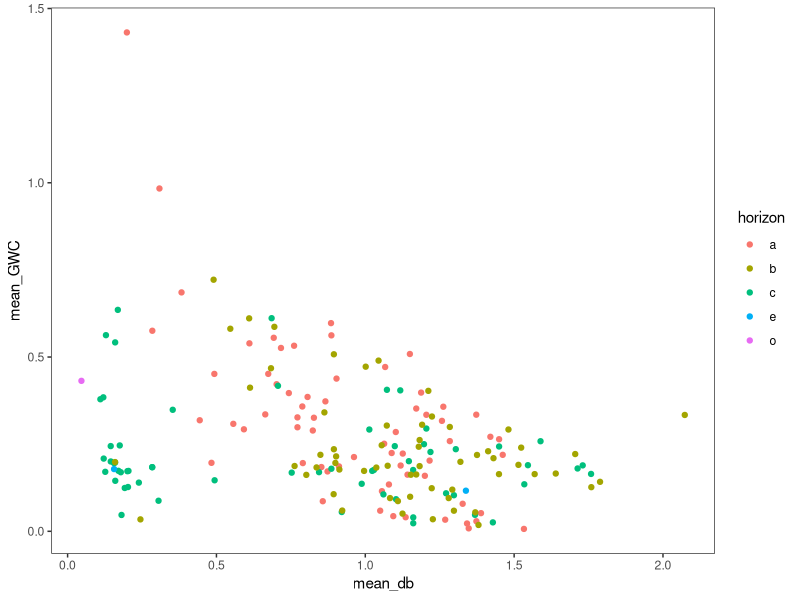
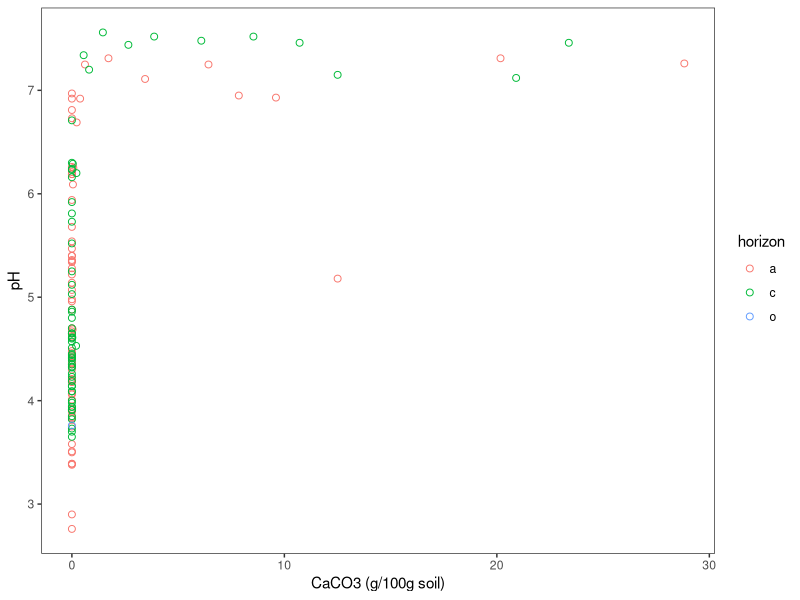
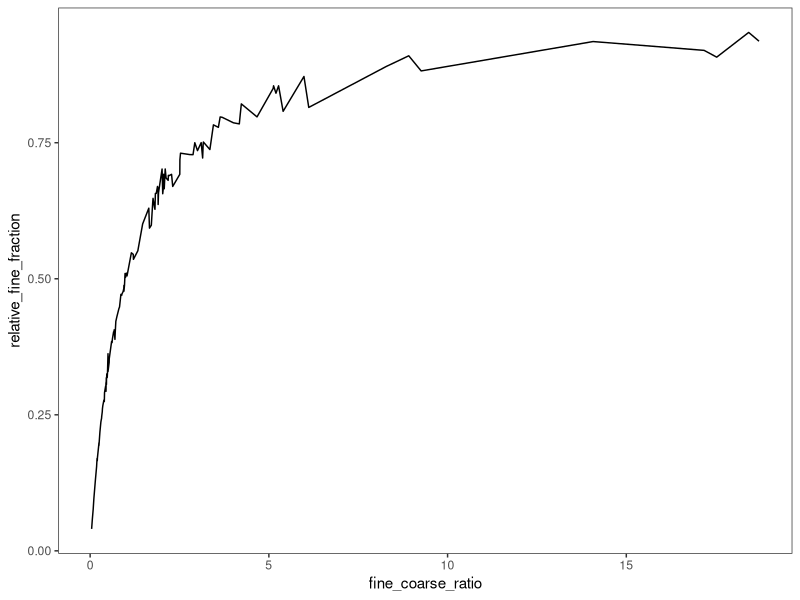
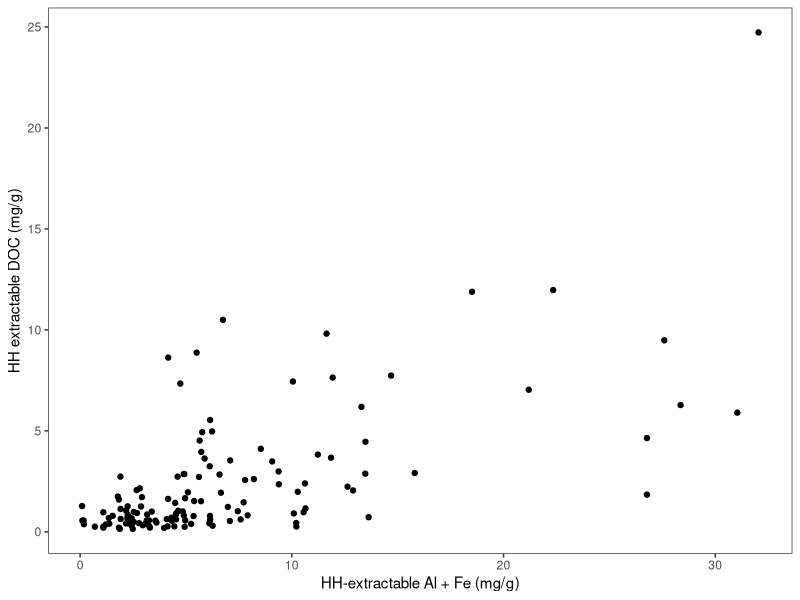
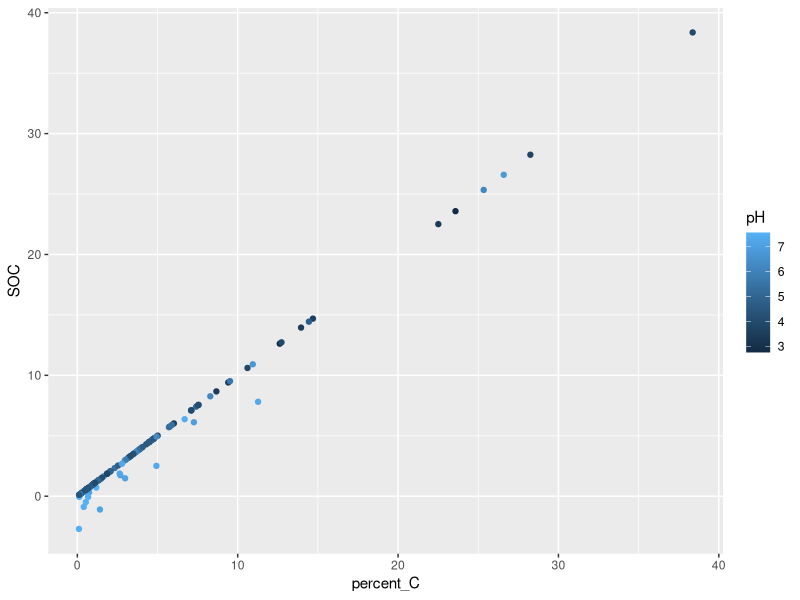
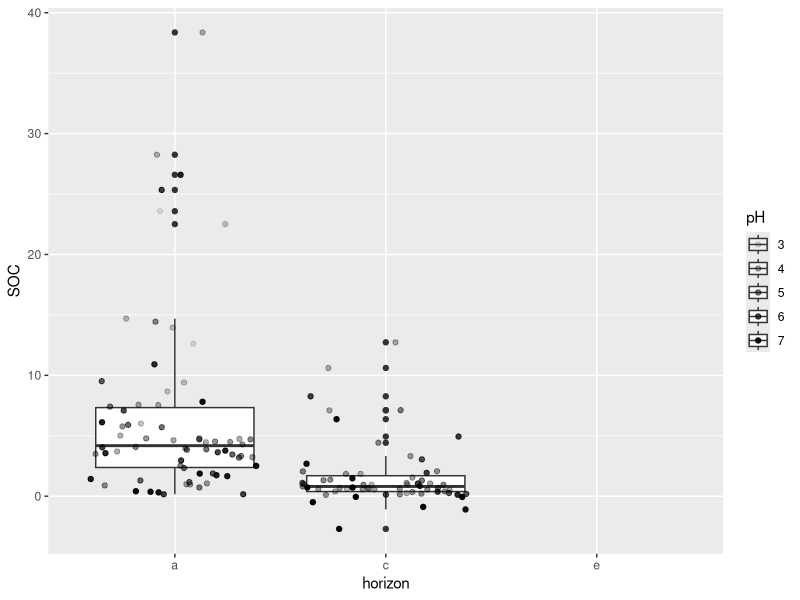
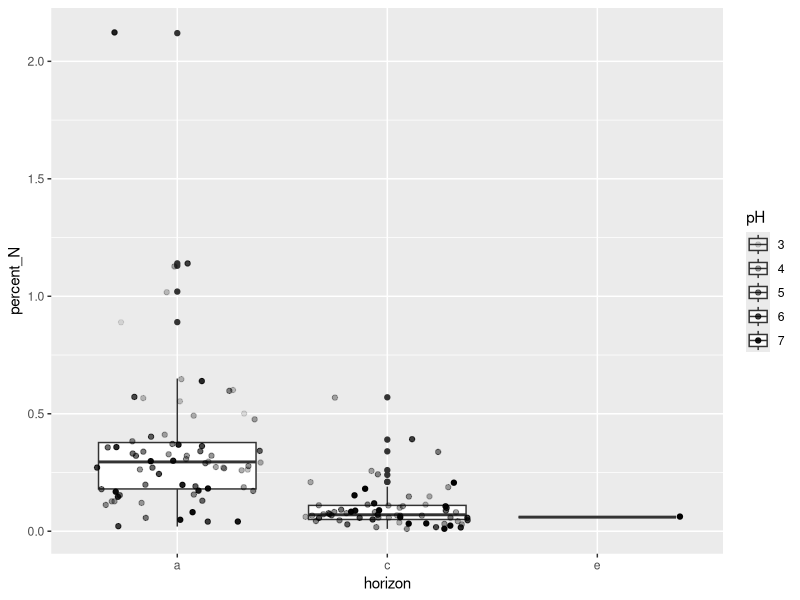
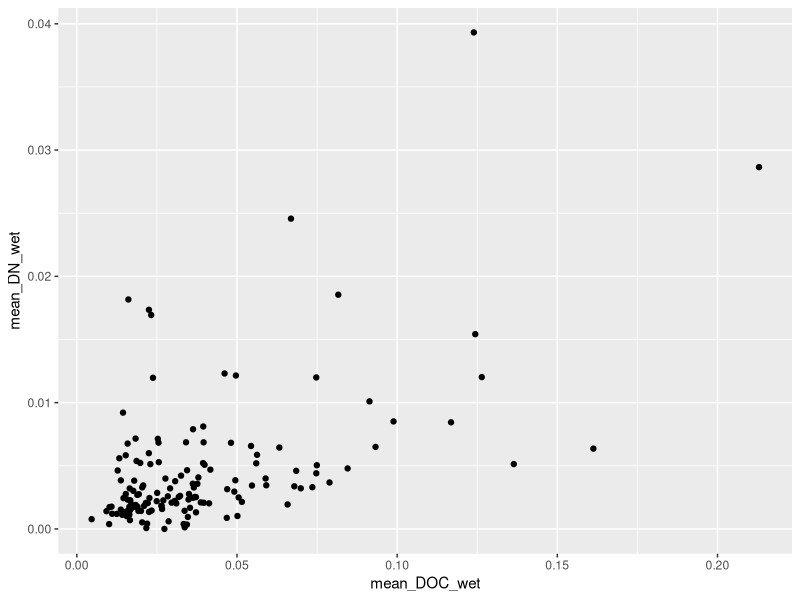

These charts were generated, in order, by the following R code: (Note: this script raises an error after producing the figures.)
## ---- chunk 1
knitr::opts_chunk$set(echo = FALSE)
library(tidyverse, quietly = TRUE)
my_theme <- theme_bw() + theme(panel.grid.major = element_blank(), panel.grid.minor = element_blank())
## ---- chunk 2
pH_carbonate <- read_csv("Data/pH and carbonate/pH_carbonate_data_summary_final.csv", col_types = cols(horizon = col_factor(levels = c("a","c","o"))))
size_fractions <- read_csv("Data/Size fractions/size_fractions_raw_data.csv", col_types = cols(horizon = col_factor(levels = c("a","c", "e"))))
moisture <- read_csv("Data/Moisture/soil_moisture_raw_data.csv",col_types = cols(horizon = col_factor(levels = c("a","b", "c", "e", "o"))))
TOC_final_summary <- read_csv("Data/Microbial biomass/TOC_final_summary.csv", col_types = cols(horizon = col_factor(levels = c("a","b", "c", "e", "o"))))
HH_extraction <- read_csv("Data/HH extraction/HH_extraction_raw_data.csv")
bulk_soil_CN_isotopes <- read_csv("Data/Elemental and isotopes/bulk_soil_CN_natu_abund_raw_data.csv",col_types = cols(horizon = col_factor(levels = c("a","c","e"))))
all_pedon_meta_data <- read_csv("Data/all_pedon_meta_data.csv")
## ---- chunk 3
# calculating gravimetric (GWC), volumetric (VWC), and hygroscopic (HWC) water contents, and bulk density (db)
core_volume <- 79.52156404 # volume of bulk density cores (cm^3)
moisture_calculated_values <- moisture %>% 
  select(2:5,7,9,10,11,12,13) %>% # selecting relevant columns
  drop_na(bag_wet_soil) %>% # removing missing samples
   mutate(wet_weight = bag_wet_soil - bag_weight,
         ovendry_weight = tin_ovendry_weight - tin_weight,
         GWC = (wet_weight - ovendry_weight)/ovendry_weight,
         db = ovendry_weight/core_volume,
         VWC = GWC*db,
         HWC = (tin_airdry_weight - tin_ovendry_weight)/ovendry_weight) %>% 
  group_by(unique_ID, pedon_ID, horizon, location) %>% # calculating means from replicates
  summarise(mean_GWC = mean(GWC, na.rm = TRUE),
            mean_HWC = mean(HWC, na.rm = TRUE),
            mean_VWC = mean(VWC, na.rm = TRUE),
            mean_db = mean(db, na.rm = TRUE
            ))
# generating hygroscopic and gravimetric df only for merging and calculating moisture normalized values
df_HWC <- moisture_calculated_values %>% 
  ungroup(unique_ID, pedon_ID, horizon, location) %>% 
  select(1,6)
df_GWC <- moisture_calculated_values %>% 
  ungroup(unique_ID, pedon_ID, horizon, location) %>% 
  select(1,5)
ggplot(data = moisture_calculated_values, aes(mean_db, mean_GWC, color = horizon)) +
  geom_point() +
  my_theme
## ---- chunk 4
# all negative inorganic C assumed equal to zero
# convert inorganic C content to %carbonate in soils
mw_carbonate <- 100.0869 # molar mass of calcium carbonate
mw_c <- 12.0107 # molar mass of C
pH_carbonate_percent <- pH_carbonate %>% 
  mutate(percent_carbonate = mg_IC_g_soil_zero/1000*(mw_carbonate/mw_c)*100)
ggplot(data = pH_carbonate_percent, aes(percent_carbonate, pH, color = horizon)) + 
  geom_point(shape = 21, size = 2) +
  labs(x = "CaCO3 (g/100g soil)", y = "pH") +
  my_theme
## ---- chunk 5
# calculate fraction amount in g, relative amount and recovery
# silt and clay pan weight were added in excel to avoid NA's
size_fractions_calculated_values <- size_fractions %>% 
  mutate(coarse_fraction_g = sand_and_POM_and_pan_weight_g - sand_pom_pan_weight_g,
         fine_fraction_g = total_sc_and_pan_g - total_sc_pan_g,
         recovery_percent = (coarse_fraction_g + fine_fraction_g) / soil_weight_g * 100,
         relative_coarse_fraction = coarse_fraction_g / soil_weight_g,
         relative_fine_fraction = fine_fraction_g / soil_weight_g,
         fine_coarse_ratio = relative_fine_fraction / relative_coarse_fraction)

ggplot(data = size_fractions_calculated_values) + 
  geom_line(aes(fine_coarse_ratio, relative_fine_fraction)) + 
  my_theme

## ---- chunk 6
# calculate concentrations of HH-extractable C, Fe and Al per g soil
HH_volume <- 0.01 # extracting solution was 10 mL
HH_dilution <- 10 # all ICP samples diluted 1:9
HH_calculated_values <- HH_extraction %>% 
mutate(HH_DOC_ppm = npoc_ppm * toc_dilution,
       HH_DOC_mg_g = HH_DOC_ppm * HH_volume / soil_weight_g,
       Fe_mg_g = Fe_ppm * HH_dilution * HH_volume / soil_weight_g,
       Al_mg_g = Al_ppm * HH_dilution * HH_volume / soil_weight_g,
       Fe_plus_Al = Fe_mg_g + Al_mg_g)
ggplot(data = drop_na(HH_calculated_values), aes(Fe_plus_Al, HH_DOC_mg_g)) +
  geom_point() +
  labs(x = "HH-extractable Al + Fe (mg/g)", y = "HH extractable DOC (mg/g)") +
  my_theme
## ---- chunk 7
# Subtract IC from TC to find OC
calculated_bulk_CN <- left_join(bulk_soil_CN_isotopes, pH_carbonate_percent) %>% 
  mutate(SOC = percent_C - mg_IC_g_soil_zero*0.1)  
ggplot(data = calculated_bulk_CN, aes(percent_C, SOC, color = pH)) + geom_point()
ggplot(data = calculated_bulk_CN, aes(horizon, SOC, alpha = pH)) + geom_boxplot() + geom_jitter()
ggplot(data = calculated_bulk_CN, aes(horizon, percent_N, alpha = pH)) + geom_boxplot() + geom_jitter()
## ---- chunk 8
# calculating microbial and dissolved C, N per mass wet soil
NPOC_volume <- 0.05 # extraction volume equals 50 mL
calculated_MBC_DOC <- TOC_final_summary %>% 
  mutate(DOC_mg_g_wet = NPOC * NPOC_volume / unfum_weight,
         DN_mg_g_wet = TN * NPOC_volume / unfum_weight,
        MBC_mg_g_wet = fum_NPOC * NPOC_volume / fum_weight,
         MBN_mg_g_wet = fum_TN * NPOC_volume / fum_weight) %>% 
  group_by(unique_ID, pedon_ID, horizon) %>% 
  summarize(mean_DOC_wet = mean(DOC_mg_g_wet),
            mean_DN_wet = mean(DN_mg_g_wet),
            mean_MBC_wet = mean(MBC_mg_g_wet),
            mean_MBN_wet = mean(MBN_mg_g_wet)
            )
ggplot(data = calculated_MBC_DOC, aes(mean_DOC_wet, mean_DN_wet)) + geom_point()
## ---- chunk 9
# select only for summarizing variable and unique_ID in each data frame
ph_carbonate_short <- select(pH_carbonate_percent, 1, 6, 8)
CN_short <- select(calculated_bulk_CN, 1,5, 6, 8, 14)
HH_short <- select(HH_calculated_values, 2, 15, 16:18)
size_short <- select(size_fractions_calculated_values, 1, 17, 18,19)
joined_data <- left_join(moisture_calculated_values, ph_carbonate_short) 
joined_data <- left_join(joined_data, CN_short) 
joined_data <- left_join(joined_data, HH_short) 
joined_data <- left_join(joined_data, size_short)
joined_data <- left_join(joined_data, calculated_MBC_DOC)
joined_data <- left_join(joined_data, all_pedon_meta_data, "pedon_ID")
# joining data frames by unique_ID
# moisture dataframe has horizons
## ---- chunk 10
# normalizaing properties to oven dry weight
joined_normalized_data <- joined_data %>% 
  mutate(DOC = mean_DOC_wet * (mean_GWC + 1),
         DN = mean_DN_wet * (mean_GWC + 1),
         MBC = mean_MBC_wet * (mean_GWC + 1),
         MBN = mean_MBN_wet * (mean_GWC + 1)
  )

  
## ---- chunk 11
joined_normalized_data_C <- joined_normalized_data %>% 
  mutate(MBC_C = MBC / (SOC / 100),
         MBN_N = MBN / (percent_N / 100),
         DOC_C = DOC / (SOC / 100),
         DN_N = DN / (percent_N / 100),
         HH_DOC_C = HH_DOC_mg_g / (SOC / 100)
         )
ggplot(data = joined_normalized_data_C, aes(order, DOC_C)) + geom_boxplot() +
my_theme
